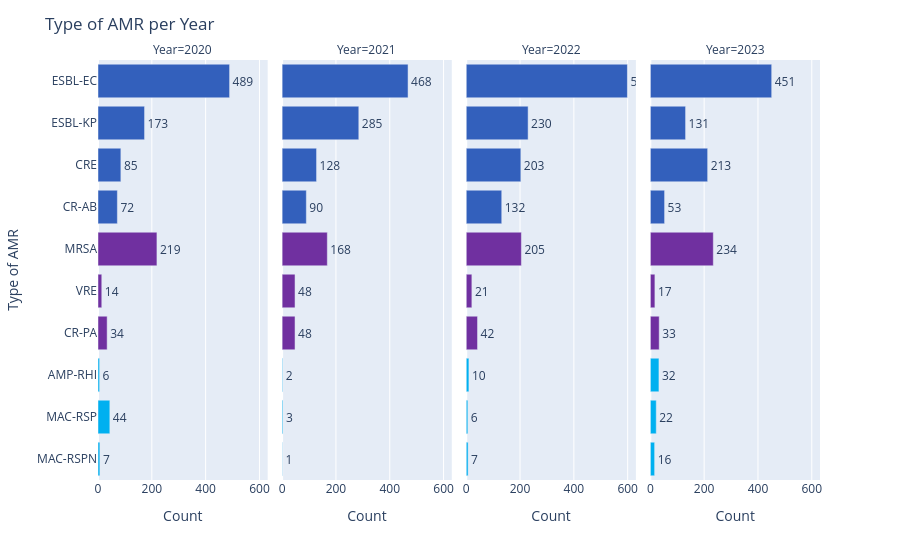

The notebook cell saved with this chart:
### Code cell
plot_df = []

for yr in yrs:
    yr = int(yr)
    subset = df[df["Year"] == yr].value_counts("Type of AMR")
    subset = subset.reindex(all_amrs, fill_value=0).reset_index()
    subset.columns = ["Type of AMR", "Count"]
    subset["Year"] = yr
    plot_df.append(subset)

plot_df = pd.concat(plot_df, ignore_index=True)
plot_df["Type of AMR"] = pd.Categorical(plot_df["Type of AMR"], categories=list(custom_color_map.keys()), ordered=True)
plot_df = plot_df.sort_values(["Year", "Type of AMR"])

# Plotly Express faceted bar chart
fig = px.bar(
    plot_df, x="Count", y="Type of AMR", facet_col="Year",
    orientation="h", color="Type of AMR", text="Count",
    color_discrete_map=custom_color_map
    # color_discrete_sequence=px.colors.qualitative.Set1
)

# Layout adjustments
fig.update_layout(
    height=600,
    title="Type of AMR per Year",
    showlegend=False
)

# Value labels outside bars
fig.update_traces(textposition='outside')

# Consistent y-axis category order
# fig.update_yaxes(categoryorder='array', categoryarray=all_amrs)

fig.show()

### Figure 1 — Plotly figure (JSON) as saved in the notebook; plotly's stock layout.template omitted (floating-point values rounded to 4 significant figures)
{"data": [{"alignmentgroup": "True", "hovertemplate": "Type of AMR=%{y}<br>Year=2020<br>Count=%{text}<extra></extra>", "legendgroup": "ESBL-EC", "marker": {"color": "#3360BC", "pattern": {"shape": ""}}, "name": "ESBL-EC", "offsetgroup": "ESBL-EC", "orientation": "h", "showlegend": true, "text": [489], "textposition": "outside", "type": "bar", "x": [489], "xaxis": "x", "y": ["ESBL-EC"], "yaxis": "y"}, {"alignmentgroup": "True", "hovertemplate": "Type of AMR=%{y}<br>Year=2021<br>Count=%{text}<extra></extra>", "legendgroup": "ESBL-EC", "marker": {"color": "#3360BC", "pattern": {"shape": ""}}, "name": "ESBL-EC", "offsetgroup": "ESBL-EC", "orientation": "h", "showlegend": false, "text": [468], "textposition": "outside", "type": "bar", "x": [468], "xaxis": "x2", "y": ["ESBL-EC"], "yaxis": "y2"}, {"alignmentgroup": "True", "hovertemplate": "Type of AMR=%{y}<br>Year=2022<br>Count=%{text}<extra></extra>", "legendgroup": "ESBL-EC", "marker": {"color": "#3360BC", "pattern": {"shape": ""}}, "name": "ESBL-EC", "offsetgroup": "ESBL-EC", "orientation": "h", "showlegend": false, "text": [599], "textposition": "outside", "type": "bar", "x": [599], "xaxis": "x3", "y": ["ESBL-EC"], "yaxis": "y3"}, {"alignmentgroup": "True", "hovertemplate": "Type of AMR=%{y}<br>Year=2023<br>Count=%{text}<extra></extra>", "legendgroup": "ESBL-EC", "marker": {"color": "#3360BC", "pattern": {"shape": ""}}, "name": "ESBL-EC", "offsetgroup": "ESBL-EC", "orientation": "h", "showlegend": false, "text": [451], "textposition": "outside", "type": "bar", "x": [451], "xaxis": "x4", "y": ["ESBL-EC"], "yaxis": "y4"}, {"alignmentgroup": "True", "hovertemplate": "Type of AMR=%{y}<br>Year=2020<br>Count=%{text}<extra></extra>", "legendgroup": "ESBL-KP", "marker": {"color": "#3360BC", "pattern": {"shape": ""}}, "name": "ESBL-KP", "offsetgroup": "ESBL-KP", "orientation": "h", "showlegend": true, "text": [173], "textposition": "outside", "type": "bar", "x": [173], "xaxis": "x", "y": ["ESBL-KP"], "yaxis": "y"}, {"alignmentgroup": "True", "hovertemplate": "Type of AMR=%{y}<br>Year=2021<br>Count=%{text}<extra></extra>", "legendgroup": "ESBL-KP", "marker": {"color": "#3360BC", "pattern": {"shape": ""}}, "name": "ESBL-KP", "offsetgroup": "ESBL-KP", "orientation": "h", "showlegend": false, "text": [285], "textposition": "outside", "type": "bar", "x": [285], "xaxis": "x2", "y": ["ESBL-KP"], "yaxis": "y2"}, {"alignmentgroup": "True", "hovertemplate": "Type of AMR=%{y}<br>Year=2022<br>Count=%{text}<extra></extra>", "legendgroup": "ESBL-KP", "marker": {"color": "#3360BC", "pattern": {"shape": ""}}, "name": "ESBL-KP", "offsetgroup": "ESBL-KP", "orientation": "h", "showlegend": false, "text": [230], "textposition": "outside", "type": "bar", "x": [230], "xaxis": "x3", "y": ["ESBL-KP"], "yaxis": "y3"}, {"alignmentgroup": "True", "hovertemplate": "Type of AMR=%{y}<br>Year=2023<br>Count=%{text}<extra></extra>", "legendgroup": "ESBL-KP", "marker": {"color": "#3360BC", "pattern": {"shape": ""}}, "name": "ESBL-KP", "offsetgroup": "ESBL-KP", "orientation": "h", "showlegend": false, "text": [131], "textposition": "outside", "type": "bar", "x": [131], "xaxis": "x4", "y": ["ESBL-KP"], "yaxis": "y4"}, {"alignmentgroup": "True", "hovertemplate": "Type of AMR=%{y}<br>Year=2020<br>Count=%{text}<extra></extra>", "legendgroup": "CRE", "marker": {"color": "#3360BC", "pattern": {"shape": ""}}, "name": "CRE", "offsetgroup": "CRE", "orientation": "h", "showlegend": true, "text": [85], "textposition": "outside", "type": "bar", "x": [85], "xaxis": "x", "y": ["CRE"], "yaxis": "y"}, {"alignmentgroup": "True", "hovertemplate": "Type of AMR=%{y}<br>Year=2021<br>Count=%{text}<extra></extra>", "legendgroup": "CRE", "marker": {"color": "#3360BC", "pattern": {"shape": ""}}, "name": "CRE", "offsetgroup": "CRE", "orientation": "h", "showlegend": false, "text": [128], "textposition": "outside", "type": "bar", "x": [128], "xaxis": "x2", "y": ["CRE"], "yaxis": "y2"}, {"alignmentgroup": "True", "hovertemplate": "Type of AMR=%{y}<br>Year=2022<br>Count=%{text}<extra></extra>", "legendgroup": "CRE", "marker": {"color": "#3360BC", "pattern": {"shape": ""}}, "name": "CRE", "offsetgroup": "CRE", "orientation": "h", "showlegend": false, "text": [203], "textposition": "outside", "type": "bar", "x": [203], "xaxis": "x3", "y": ["CRE"], "yaxis": "y3"}, {"alignmentgroup": "True", "hovertemplate": "Type of AMR=%{y}<br>Year=2023<br>Count=%{text}<extra></extra>", "legendgroup": "CRE", "marker": {"color": "#3360BC", "pattern": {"shape": ""}}, "name": "CRE", "offsetgroup": "CRE", "orientation": "h", "showlegend": false, "text": [213], "textposition": "outside", "type": "bar", "x": [213], "xaxis": "x4", "y": ["CRE"], "yaxis": "y4"}, {"alignmentgroup": "True", "hovertemplate": "Type of AMR=%{y}<br>Year=2020<br>Count=%{text}<extra></extra>", "legendgroup": "CR-AB", "marker": {"color": "#3360BC", "pattern": {"shape": ""}}, "name": "CR-AB", "offsetgroup": "CR-AB", "orientation": "h", "showlegend": true, "text": [72], "textposition": "outside", "type": "bar", "x": [72], "xaxis": "x", "y": ["CR-AB"], "yaxis": "y"}, {"alignmentgroup": "True", "hovertemplate": "Type of AMR=%{y}<br>Year=2021<br>Count=%{text}<extra></extra>", "legendgroup": "CR-AB", "marker": {"color": "#3360BC", "pattern": {"shape": ""}}, "name": "CR-AB", "offsetgroup": "CR-AB", "orientation": "h", "showlegend": false, "text": [90], "textposition": "outside", "type": "bar", "x": [90], "xaxis": "x2", "y": ["CR-AB"], "yaxis": "y2"}, {"alignmentgroup": "True", "hovertemplate": "Type of AMR=%{y}<br>Year=2022<br>Count=%{text}<extra></extra>", "legendgroup": "CR-AB", "marker": {"color": "#3360BC", "pattern": {"shape": ""}}, "name": "CR-AB", "offsetgroup": "CR-AB", "orientation": "h", "showlegend": false, "text": [132], "textposition": "outside", "type": "bar", "x": [132], "xaxis": "x3", "y": ["CR-AB"], "yaxis": "y3"}, {"alignmentgroup": "True", "hovertemplate": "Type of AMR=%{y}<br>Year=2023<br>Count=%{text}<extra></extra>", "legendgroup": "CR-AB", "marker": {"color": "#3360BC", "pattern": {"shape": ""}}, "name": "CR-AB", "offsetgroup": "CR-AB", "orientation": "h", "showlegend": false, "text": [53], "textposition": "outside", "type": "bar", "x": [53], "xaxis": "x4", "y": ["CR-AB"], "yaxis": "y4"}, {"alignmentgroup": "True", "hovertemplate": "Type of AMR=%{y}<br>Year=2020<br>Count=%{text}<extra></extra>", "legendgroup": "MRSA", "marker": {"color": "#7030A0", "pattern": {"shape": ""}}, "name": "MRSA", "offsetgroup": "MRSA", "orientation": "h", "showlegend": true, "text": [219], "textposition": "outside", "type": "bar", "x": [219], "xaxis": "x", "y": ["MRSA"], "yaxis": "y"}, {"alignmentgroup": "True", "hovertemplate": "Type of AMR=%{y}<br>Year=2021<br>Count=%{text}<extra></extra>", "legendgroup": "MRSA", "marker": {"color": "#7030A0", "pattern": {"shape": ""}}, "name": "MRSA", "offsetgroup": "MRSA", "orientation": "h", "showlegend": false, "text": [168], "textposition": "outside", "type": "bar", "x": [168], "xaxis": "x2", "y": ["MRSA"], "yaxis": "y2"}, {"alignmentgroup": "True", "hovertemplate": "Type of AMR=%{y}<br>Year=2022<br>Count=%{text}<extra></extra>", "legendgroup": "MRSA", "marker": {"color": "#7030A0", "pattern": {"shape": ""}}, "name": "MRSA", "offsetgroup": "MRSA", "orientation": "h", "showlegend": false, "text": [205], "textposition": "outside", "type": "bar", "x": [205], "xaxis": "x3", "y": ["MRSA"], "yaxis": "y3"}, {"alignmentgroup": "True", "hovertemplate": "Type of AMR=%{y}<br>Year=2023<br>Count=%{text}<extra></extra>", "legendgroup": "MRSA", "marker": {"color": "#7030A0", "pattern": {"shape": ""}}, "name": "MRSA", "offsetgroup": "MRSA", "orientation": "h", "showlegend": false, "text": [234], "textposition": "outside", "type": "bar", "x": [234], "xaxis": "x4", "y": ["MRSA"], "yaxis": "y4"}, {"alignmentgroup": "True", "hovertemplate": "Type of AMR=%{y}<br>Year=2020<br>Count=%{text}<extra></extra>", "legendgroup": "VRE", "marker": {"color": "#7030A0", "pattern": {"shape": ""}}, "name": "VRE", "offsetgroup": "VRE", "orientation": "h", "showlegend": true, "text": [14], "textposition": "outside", "type": "bar", "x": [14], "xaxis": "x", "y": ["VRE"], "yaxis": "y"}, {"alignmentgroup": "True", "hovertemplate": "Type of AMR=%{y}<br>Year=2021<br>Count=%{text}<extra></extra>", "legendgroup": "VRE", "marker": {"color": "#7030A0", "pattern": {"shape": ""}}, "name": "VRE", "offsetgroup": "VRE", "orientation": "h", "showlegend": false, "text": [48], "textposition": "outside", "type": "bar", "x": [48], "xaxis": "x2", "y": ["VRE"], "yaxis": "y2"}, {"alignmentgroup": "True", "hovertemplate": "Type of AMR=%{y}<br>Year=2022<br>Count=%{text}<extra></extra>", "legendgroup": "VRE", "marker": {"color": "#7030A0", "pattern": {"shape": ""}}, "name": "VRE", "offsetgroup": "VRE", "orientation": "h", "showlegend": false, "text": [21], "textposition": "outside", "type": "bar", "x": [21], "xaxis": "x3", "y": ["VRE"], "yaxis": "y3"}, {"alignmentgroup": "True", "hovertemplate": "Type of AMR=%{y}<br>Year=2023<br>Count=%{text}<extra></extra>", "legendgroup": "VRE", "marker": {"color": "#7030A0", "pattern": {"shape": ""}}, "name": "VRE", "offsetgroup": "VRE", "orientation": "h", "showlegend": false, "text": [17], "textposition": "outside", "type": "bar", "x": [17], "xaxis": "x4", "y": ["VRE"], "yaxis": "y4"}, {"alignmentgroup": "True", "hovertemplate": "Type of AMR=%{y}<br>Year=2020<br>Count=%{text}<extra></extra>", "legendgroup": "CR-PA", "marker": {"color": "#7030A0", "pattern": {"shape": ""}}, "name": "CR-PA", "offsetgroup": "CR-PA", "orientation": "h", "showlegend": true, "text": [34], "textposition": "outside", "type": "bar", "x": [34], "xaxis": "x", "y": ["CR-PA"], "yaxis": "y"}, {"alignmentgroup": "True", "hovertemplate": "Type of AMR=%{y}<br>Year=2021<br>Count=%{text}<extra></extra>", "legendgroup": "CR-PA", "marker": {"color": "#7030A0", "pattern": {"shape": ""}}, "name": "CR-PA", "offsetgroup": "CR-PA", "orientation": "h", "showlegend": false, "text": [48], "textposition": "outside", "type": "bar", "x": [48], "xaxis": "x2", "y": ["CR-PA"], "yaxis": "y2"}, {"alignmentgroup": "True", "hovertemplate": "Type of AMR=%{y}<br>Year=2022<br>Count=%{text}<extra></extra>", "legendgroup": "CR-PA", "marker": {"color": "#7030A0", "pattern": {"shape": ""}}, "name": "CR-PA", "offsetgroup": "CR-PA", "orientation": "h", "showlegend": false, "text": [42], "textposition": "outside", "type": "bar", "x": [42], "xaxis": "x3", "y": ["CR-PA"], "yaxis": "y3"}, {"alignmentgroup": "True", "hovertemplate": "Type of AMR=%{y}<br>Year=2023<br>Count=%{text}<extra></extra>", "legendgroup": "CR-PA", "marker": {"color": "#7030A0", "pattern": {"shape": ""}}, "name": "CR-PA", "offsetgroup": "CR-PA", "orientation": "h", "showlegend": false, "text": [33], "textposition": "outside", "type": "bar", "x": [33], "xaxis": "x4", "y": ["CR-PA"], "yaxis": "y4"}, {"alignmentgroup": "True", "hovertemplate": "Type of AMR=%{y}<br>Year=2020<br>Count=%{text}<extra></extra>", "legendgroup": "AMP-RHI", "marker": {"color": "#00B0F0", "pattern": {"shape": ""}}, "name": "AMP-RHI", "offsetgroup": "AMP-RHI", "orientation": "h", "showlegend": true, "text": [6], "textposition": "outside", "type": "bar", "x": [6], "xaxis": "x", "y": ["AMP-RHI"], "yaxis": "y"}, {"alignmentgroup": "True", "hovertemplate": "Type of AMR=%{y}<br>Year=2021<br>Count=%{text}<extra></extra>", "legendgroup": "AMP-RHI", "marker": {"color": "#00B0F0", "pattern": {"shape": ""}}, "name": "AMP-RHI", "offsetgroup": "AMP-RHI", "orientation": "h", "showlegend": false, "text": [2], "textposition": "outside", "type": "bar", "x": [2], "xaxis": "x2", "y": ["AMP-RHI"], "yaxis": "y2"}, {"alignmentgroup": "True", "hovertemplate": "Type of AMR=%{y}<br>Year=2022<br>Count=%{text}<extra></extra>", "legendgroup": "AMP-RHI", "marker": {"color": "#00B0F0", "pattern": {"shape": ""}}, "name": "AMP-RHI", "offsetgroup": "AMP-RHI", "orientation": "h", "showlegend": false, "text": [10], "textposition": "outside", "type": "bar", "x": [10], "xaxis": "x3", "y": ["AMP-RHI"], "yaxis": "y3"}, {"alignmentgroup": "True", "hovertemplate": "Type of AMR=%{y}<br>Year=2023<br>Count=%{text}<extra></extra>", "legendgroup": "AMP-RHI", "marker": {"color": "#00B0F0", "pattern": {"shape": ""}}, "name": "AMP-RHI", "offsetgroup": "AMP-RHI", "orientation": "h", "showlegend": false, "text": [32], "textposition": "outside", "type": "bar", "x": [32], "xaxis": "x4", "y": ["AMP-RHI"], "yaxis": "y4"}, {"alignmentgroup": "True", "hovertemplate": "Type of AMR=%{y}<br>Year=2020<br>Count=%{text}<extra></extra>", "legendgroup": "MAC-RSP", "marker": {"color": "#00B0F0", "pattern": {"shape": ""}}, "name": "MAC-RSP", "offsetgroup": "MAC-RSP", "orientation": "h", "showlegend": true, "text": [44], "textposition": "outside", "type": "bar", "x": [44], "xaxis": "x", "y": ["MAC-RSP"], "yaxis": "y"}, {"alignmentgroup": "True", "hovertemplate": "Type of AMR=%{y}<br>Year=2021<br>Count=%{text}<extra></extra>", "legendgroup": "MAC-RSP", "marker": {"color": "#00B0F0", "pattern": {"shape": ""}}, "name": "MAC-RSP", "offsetgroup": "MAC-RSP", "orientation": "h", "showlegend": false, "text": [3], "textposition": "outside", "type": "bar", "x": [3], "xaxis": "x2", "y": ["MAC-RSP"], "yaxis": "y2"}, {"alignmentgroup": "True", "hovertemplate": "Type of AMR=%{y}<br>Year=2022<br>Count=%{text}<extra></extra>", "legendgroup": "MAC-RSP", "marker": {"color": "#00B0F0", "pattern": {"shape": ""}}, "name": "MAC-RSP", "offsetgroup": "MAC-RSP", "orientation": "h", "showlegend": false, "text": [6], "textposition": "outside", "type": "bar", "x": [6], "xaxis": "x3", "y": ["MAC-RSP"], "yaxis": "y3"}, {"alignmentgroup": "True", "hovertemplate": "Type of AMR=%{y}<br>Year=2023<br>Count=%{text}<extra></extra>", "legendgroup": "MAC-RSP", "marker": {"color": "#00B0F0", "pattern": {"shape": ""}}, "name": "MAC-RSP", "offsetgroup": "MAC-RSP", "orientation": "h", "showlegend": false, "text": [22], "textposition": "outside", "type": "bar", "x": [22], "xaxis": "x4", "y": ["MAC-RSP"], "yaxis": "y4"}, {"alignmentgroup": "True", "hovertemplate": "Type of AMR=%{y}<br>Year=2020<br>Count=%{text}<extra></extra>", "legendgroup": "MAC-RSPN", "marker": {"color": "#00B0F0", "pattern": {"shape": ""}}, "name": "MAC-RSPN", "offsetgroup": "MAC-RSPN", "orientation": "h", "showlegend": true, "text": [7], "textposition": "outside", "type": "bar", "x": [7], "xaxis": "x", "y": ["MAC-RSPN"], "yaxis": "y"}, {"alignmentgroup": "True", "hovertemplate": "Type of AMR=%{y}<br>Year=2021<br>Count=%{text}<extra></extra>", "legendgroup": "MAC-RSPN", "marker": {"color": "#00B0F0", "pattern": {"shape": ""}}, "name": "MAC-RSPN", "offsetgroup": "MAC-RSPN", "orientation": "h", "showlegend": false, "text": [1], "textposition": "outside", "type": "bar", "x": [1], "xaxis": "x2", "y": ["MAC-RSPN"], "yaxis": "y2"}, {"alignmentgroup": "True", "hovertemplate": "Type of AMR=%{y}<br>Year=2022<br>Count=%{text}<extra></extra>", "legendgroup": "MAC-RSPN", "marker": {"color": "#00B0F0", "pattern": {"shape": ""}}, "name": "MAC-RSPN", "offsetgroup": "MAC-RSPN", "orientation": "h", "showlegend": false, "text": [7], "textposition": "outside", "type": "bar", "x": [7], "xaxis": "x3", "y": ["MAC-RSPN"], "yaxis": "y3"}, {"alignmentgroup": "True", "hovertemplate": "Type of AMR=%{y}<br>Year=2023<br>Count=%{text}<extra></extra>", "legendgroup": "MAC-RSPN", "marker": {"color": "#00B0F0", "pattern": {"shape": ""}}, "name": "MAC-RSPN", "offsetgroup": "MAC-RSPN", "orientation": "h", "showlegend": false, "text": [16], "textposition": "outside", "type": "bar", "x": [16], "xaxis": "x4", "y": ["MAC-RSPN"], "yaxis": "y4"}], "layout": {"annotations": [{"font": {}, "showarrow": false, "text": "Year=2020", "x": 0.1175, "xanchor": "center", "xref": "paper", "y": 1, "yanchor": "bottom", "yref": "paper"}, {"font": {}, "showarrow": false, "text": "Year=2021", "x": 0.3725, "xanchor": "center", "xref": "paper", "y": 1, "yanchor": "bottom", "yref": "paper"}, {"font": {}, "showarrow": false, "text": "Year=2022", "x": 0.6275, "xanchor": "center", "xref": "paper", "y": 1, "yanchor": "bottom", "yref": "paper"}, {"font": {}, "showarrow": false, "text": "Year=2023", "x": 0.8825, "xanchor": "center", "xref": "paper", "y": 1, "yanchor": "bottom", "yref": "paper"}], "autosize": true, "barmode": "relative", "legend": {"title": {"text": "Type of AMR"}, "tracegroupgap": 0}, "margin": {"t": 60}, "showlegend": false, "title": {"text": "Type of AMR per Year"}, "xaxis": {"anchor": "y", "autorange": true, "domain": [0, 0.235], "range": [0, 630.5], "title": {"text": "Count"}, "type": "linear"}, "xaxis2": {"anchor": "y2", "autorange": true, "domain": [0.255, 0.49], "matches": "x", "range": [0, 630.5], "title": {"text": "Count"}, "type": "linear"}, "xaxis3": {"anchor": "y3", "autorange": true, "domain": [0.51, 0.745], "matches": "x", "range": [0, 630.5], "title": {"text": "Count"}, "type": "linear"}, "xaxis4": {"anchor": "y4", "autorange": true, "domain": [0.765, 1.0], "matches": "x", "range": [0, 630.5], "title": {"text": "Count"}, "type": "linear"}, "yaxis": {"anchor": "x", "autorange": true, "categoryarray": ["MAC-RSPN", "MAC-RSP", "AMP-RHI", "CR-PA", "VRE", "MRSA", "CR-AB", "CRE", "ESBL-KP", "ESBL-EC"], "categoryorder": "array", "domain": [0, 1], "range": [-0.5, 9.5], "title": {"text": "Type of AMR"}, "type": "category"}, "yaxis2": {"anchor": "x2", "autorange": true, "domain": [0, 1], "matches": "y", "range": [-0.5, 9.5], "showticklabels": false, "type": "category"}, "yaxis3": {"anchor": "x3", "autorange": true, "domain": [0, 1], "matches": "y", "range": [-0.5, 9.5], "showticklabels": false, "type": "category"}, "yaxis4": {"anchor": "x4", "autorange": true, "domain": [0, 1], "matches": "y", "range": [-0.5, 9.5], "showticklabels": false, "type": "category"}}}
